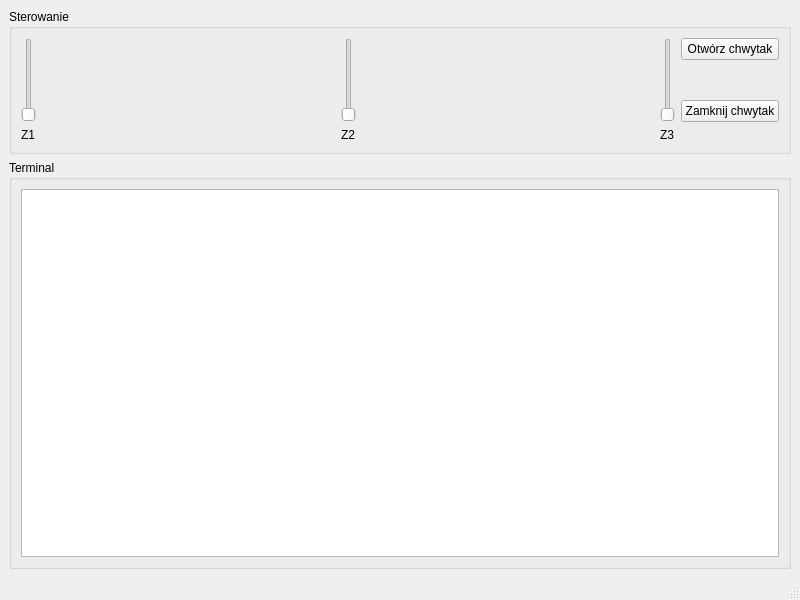
<?xml version="1.0" encoding="UTF-8"?>
<ui version="4.0">
 <class>MainWindow</class>
 <widget class="QMainWindow" name="MainWindow">
  <property name="geometry">
   <rect>
    <x>0</x>
    <y>0</y>
    <width>800</width>
    <height>600</height>
   </rect>
  </property>
  <property name="windowTitle">
   <string>MainWindow</string>
  </property>
  <widget class="QWidget" name="centralwidget">
   <layout class="QGridLayout" name="gridLayout_3">
    <item row="0" column="0">
     <widget class="QGroupBox" name="controlGroupBox">
      <property name="title">
       <string>Sterowanie</string>
      </property>
      <layout class="QGridLayout" name="gridLayout">
       <item row="2" column="6">
        <widget class="QPushButton" name="gripperOff">
         <property name="text">
          <string>Zamknij chwytak</string>
         </property>
        </widget>
       </item>
       <item row="4" column="4">
        <widget class="QLabel" name="label_3">
         <property name="text">
          <string>Z3</string>
         </property>
        </widget>
       </item>
       <item row="0" column="0" rowspan="3">
        <widget class="QSlider" name="sliderZ1">
         <property name="orientation">
          <enum>Qt::Vertical</enum>
         </property>
        </widget>
       </item>
       <item row="0" column="4" rowspan="3">
        <widget class="QSlider" name="sliderZ3">
         <property name="orientation">
          <enum>Qt::Vertical</enum>
         </property>
        </widget>
       </item>
       <item row="0" column="6">
        <widget class="QPushButton" name="gripperOn">
         <property name="text">
          <string>Otwórz chwytak</string>
         </property>
        </widget>
       </item>
       <item row="4" column="0">
        <widget class="QLabel" name="label">
         <property name="text">
          <string>Z1</string>
         </property>
        </widget>
       </item>
       <item row="0" column="2" rowspan="3">
        <widget class="QSlider" name="sliderZ2">
         <property name="orientation">
          <enum>Qt::Vertical</enum>
         </property>
        </widget>
       </item>
       <item row="1" column="1">
        <spacer name="horizontalSpacer">
         <property name="orientation">
          <enum>Qt::Horizontal</enum>
         </property>
         <property name="sizeHint" stdset="0">
          <size>
           <width>40</width>
           <height>20</height>
          </size>
         </property>
        </spacer>
       </item>
       <item row="4" column="2">
        <widget class="QLabel" name="label_2">
         <property name="text">
          <string>Z2</string>
         </property>
        </widget>
       </item>
       <item row="1" column="3">
        <spacer name="horizontalSpacer_2">
         <property name="orientation">
          <enum>Qt::Horizontal</enum>
         </property>
         <property name="sizeHint" stdset="0">
          <size>
           <width>40</width>
           <height>20</height>
          </size>
         </property>
        </spacer>
       </item>
      </layout>
     </widget>
    </item>
    <item row="1" column="0">
     <widget class="QGroupBox" name="terminalGroupBox">
      <property name="title">
       <string>Terminal</string>
      </property>
      <layout class="QGridLayout" name="gridLayout_2">
       <item row="0" column="0">
        <widget class="QTextEdit" name="terminal"/>
       </item>
      </layout>
     </widget>
    </item>
   </layout>
  </widget>
  <widget class="QMenuBar" name="menubar">
   <property name="geometry">
    <rect>
     <x>0</x>
     <y>0</y>
     <width>800</width>
     <height>25</height>
    </rect>
   </property>
  </widget>
  <widget class="QStatusBar" name="statusbar"/>
 </widget>
 <resources/>
 <connections/>
</ui>
